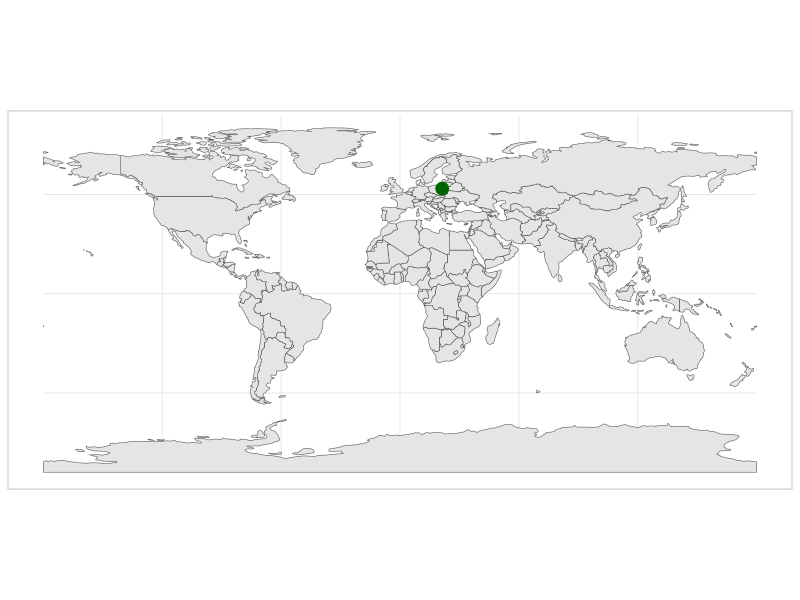
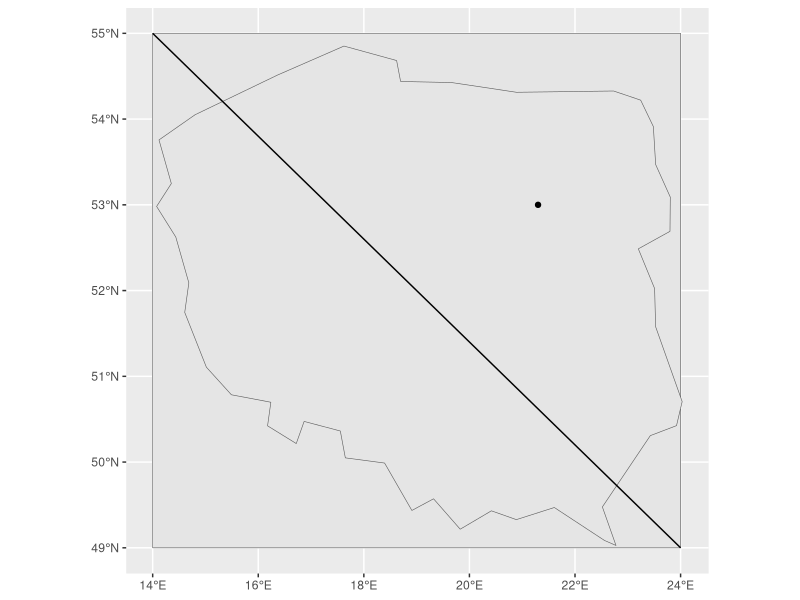

Write R code to recreate these figures, in order.
## ---- chunk 1
knitr::opts_chunk$set(echo = TRUE)

library(spData)
library(sf)
library(dplyr)
library(ggplot2)


## ---- chunk 2
punkt <- st_point(c(21.3, 53)) %>% 
  st_sfc(crs = st_crs(world)) %>%
    st_sf()
    ggplot() +           
   geom_sf(data=world) +
     geom_sf(data=punkt, size = 4, col = 'dark green') +
      theme_light()

## ---- chunk 3
polygon_list = list(rbind(c(14, 49), c(24, 49), c(24, 55),c(14, 55), c(14, 49)))
obszar <- st_polygon(polygon_list) %>%
  st_sfc(crs = 4326) %>%
  st_sf()
## ---- chunk 4
Linestring_matrix = rbind(c(14,55),c(24,49))
line <- st_linestring(Linestring_matrix) %>%
  st_sfc(crs = 4326) %>%
  st_sf()
## ---- chunk 5
filter(world,name_long == "Poland") -> Polska

ggplot()+
  geom_sf(data = obszar) +
  geom_sf(data = Polska) +
  geom_sf(data = line) +
  geom_sf(data = punkt)
